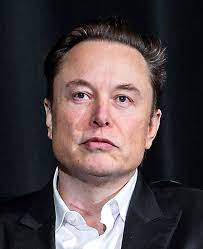
#> input picture image_to_sketch/elon.jpeg, 203 x 249 px
$ python main.py
#> lines starting #> are read from the running program, lines starting #| are printed output that depends on the picture
import numpy as np
import imageio
import cv2
from scipy.ndimage import filters

img = "elon.jpeg"

def grayscale(rgb):
    return np.dot(rgb[..., :3], [0.299, 0.587, 0.114])

def dodge(front, back):
    result = front * 255 / (255 - back)
    result[result > 255] = 255
    result[back == 255] = 255
    return result.astype('uint8')

s = imageio.imread(img)
#> s is the input picture: shape (249, 203, 3); mean R, G, B 81.2, 69.3, 71.9
g = grayscale(s)
#> in grayscale, `return np.dot(rgb[..., :3], [0.299, 0.587, 0.114])`:
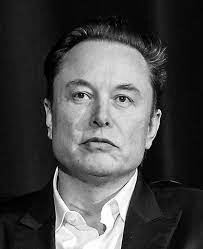
#> returned value: shape (249, 203) float64; min 0, max 255, mean 73.1
i = 255 - g
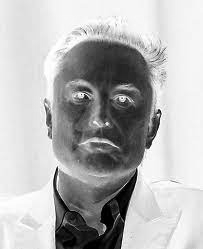
#> i: shape (249, 203) float64; min 2.84e-14, max 255, mean 181.9

b = filters.gaussian_filter(i, sigma=10)
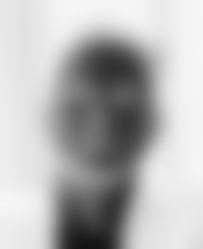
#> b: shape (249, 203) float64; min 19.54, max 246.2, mean 181.9
r = dodge(b, g)
#> in dodge, `result[result > 255] = 255`:
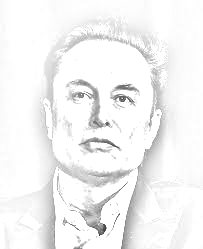
#> result: shape (249, 203) float64; min 53.14, max 255, mean 243.5

cv2.imshow('Original', s)
cv2.imshow('Grayscale', g, cmap='gray')
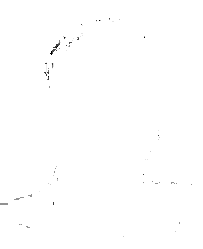
#> window 'Grayscale': shape (249, 203); min 0, max 255, mean 254.5
cv2.imshow('Inverted', i, cmap='gray')
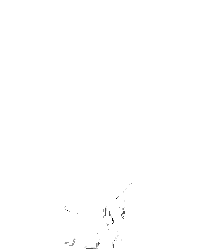
#> window 'Inverted': shape (249, 203); min 0, max 255, mean 254.7
cv2.imshow('Blurred', b, cmap='gray')
cv2.imshow('Final', r, cmap='gray')

cv2.waitKey(0)
cv2.destroyAllWindows()
#
